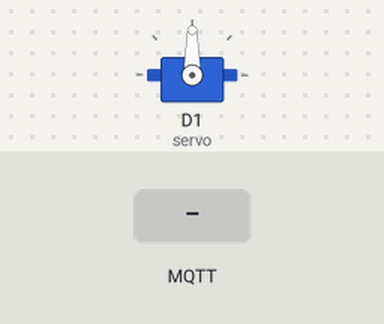
A sketch run on a simulated ESP8266 (NodeMCU). On the bench: servo. Inputs (shaded band) come from the test bench. WiFi joins after 1.5 s; servers stay silent unless stated; random numbers use the default seed unless the sketch sets one; no MQTT or app messages arrive unless stated; what the sketch prints to the serial monitor is not drawn.

Above: at 2.7 s.
2.8 s: MQTT message "5" arrives on the first subscribed topic
At 3.4 s:
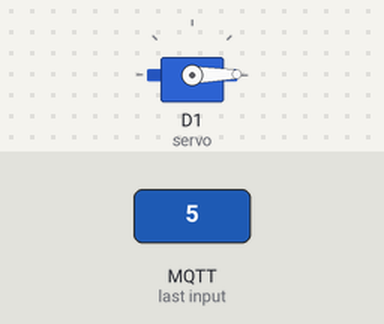
4.5 s: MQTT message "200" arrives on the first subscribed topic
At 5.7 s:
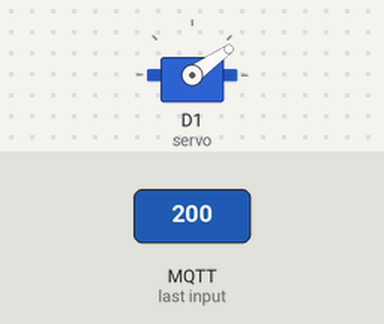
6.0 s: MQTT message "on" arrives on the first subscribed topic
At 6.9 s:
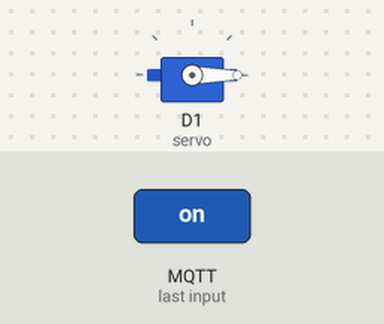
Timing chart, 0 to 9.0 s (numbered marks = the images above; inputs shaded):
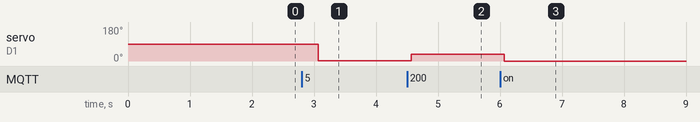

The sketch:

mqttsub.ino
```cpp
#include <ESP8266WiFi.h>
#include <PubSubClient.h>
#include <Servo.h>

Servo servo;
#define MAX_MSG_LEN (128)
const char* ssid = "NETGEAR504";
const char* password = "1qaz@WSX";
//const char* serverHostname = "rpi4b";
const IPAddress serverIPAddress(10,0,0,11);
const char* topic = "jufeng/awsl";
WiFiClient espClient;
PubSubClient client(espClient);

void connectWifi(){
  delay(10);
  Serial.printf("\nConnecting to %s\n", ssid);
  WiFi.begin(ssid, password);
  while (WiFi.status() != WL_CONNECTED){
    delay(250);
    Serial.print(".");
  }
  Serial.println("");
  Serial.print("WiFi connected on IP Address ");
  Serial.println(WiFi.localIP());
}
void connectMQTT(){
  while(!client.connected()){
    String clientId = "ESP8266-";
    clientId += String(random(0xffff),HEX);
    Serial.printf("MQTT connecting as client %s...\n", clientId.c_str());
    //Attempt to connect
    if(client.connect(clientId.c_str())){
      Serial.println("MQTT connected");
      client.publish(topic, "hello from ESP8266");
      client.subscribe(topic);

    }else{
      Serial.printf("MQTT failed, state %s, retrying ...\n",client.state());
      delay(2500);
    }
  }
}

void callback(char *msgTopic, byte* msgPayload, unsigned int msgLength){
  static char message[MAX_MSG_LEN+1];
  if(msgLength > MAX_MSG_LEN){
    msgLength = MAX_MSG_LEN;
  }
  strncpy(message, (char*)msgPayload, msgLength);
  message[msgLength] = '\0';
  Serial.printf("topic %s, message received: %s\n",msgTopic, message);

  //decode message
  int val = atoi(message);
  val = map(val, 0, 1024, 0, 180);
  Serial.println(val);
  servo.write(val);

}
void setup() {
  // put your setup code here, to run once:
  servo.attach(D1);
  Serial.begin(115200);
  connectWifi();
//  client.setServer(serverHostname, 1883);
  client.setServer(serverIPAddress, 1883);
  client.setCallback(callback);
}

void loop() {
  // put your main code here, to run repeatedly:
  if (!client.connected()){
    connectMQTT();
  }
  client.loop();
  delay(500);
}
```

Measured:
- after the input at 2.8 s, servo on D1 (servo): 90° → 1° after 0.27 s
- after the input at 4.5 s, servo on D1 (servo): 1° → 35° after 0.07 s
- after the input at 6.0 s, servo on D1 (servo): 35° → 0° after 0.07 s
